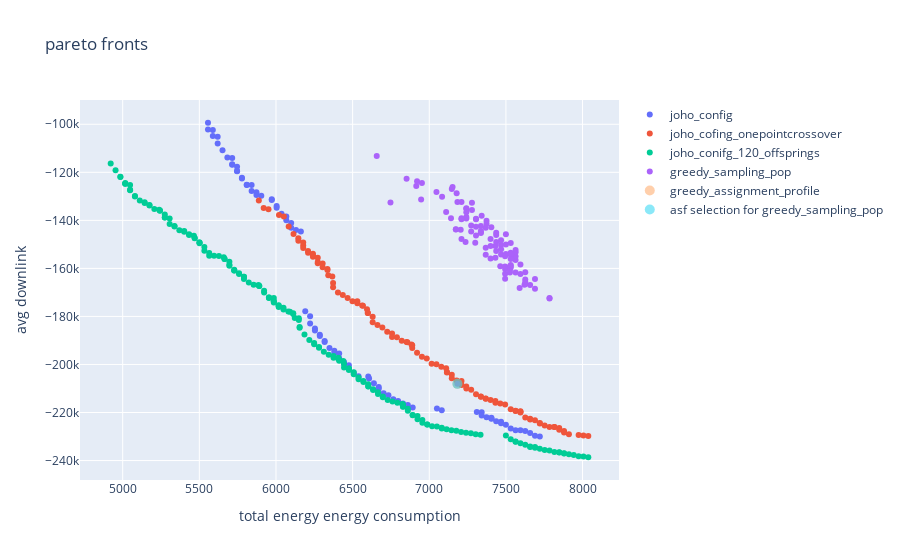
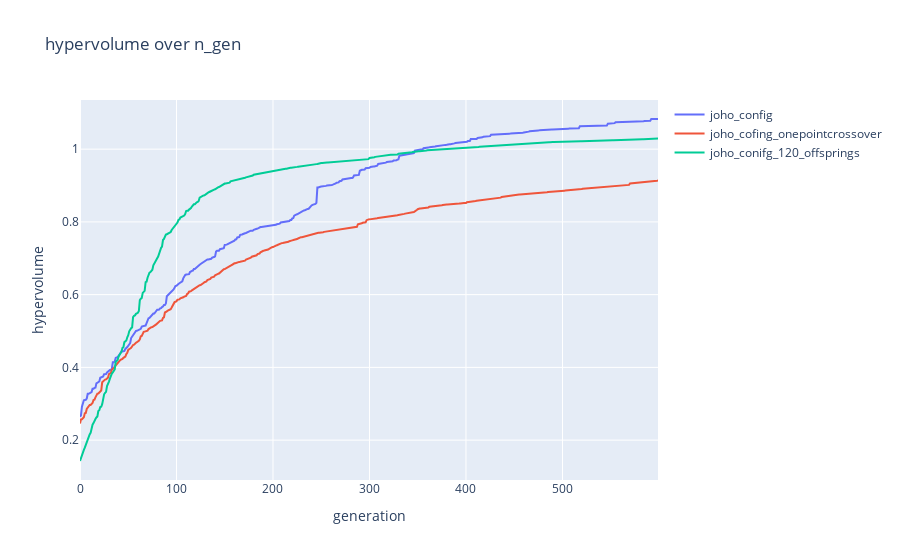

Write notebook code for charts like these, in order.
### Code cell
fig1 = go.Figure()
fig1.update_layout(
    title=f"pareto fronts",
    xaxis_title="total energy energy consumption",
    yaxis_title="avg downlink")

##### add paretofronts of all runs
for index, pareto_front in enumerate(pareto_fronts):
    fig1.add_trace(
        go.Scatter(
            x=np.array(pareto_front)[:,0],
            y=np.array(pareto_front)[:,1],
            mode='markers',
            name=config_names[index],
            )
        )

##### add rssi sampling population
son = Son(adjacencies_file_name=f"./datastore/{network_name}/{network_name}_adjacencies.json", parameter_config_file_name=f"./datastore/{network_name}/{config_names[0]}/{config_names[0]}.json")
sampling_pop_objecitve_space = create_greedy_rssi_sampling_pop(results_object["optimization_objectives"], son)
fig1.add_trace(
     go.Scatter(
        x=sampling_pop_objecitve_space[:,0],
        y=sampling_pop_objecitve_space[:,1],
        mode='markers',
        name= "greedy_sampling_pop",
        )
    )
###### highlight greedy assignment activation profile
fig1.add_trace(
    go.Scatter(
        x=np.array(sampling_pop_objecitve_space[-1][0]),
        y=np.array(sampling_pop_objecitve_space[-1][1]),
        mode='markers',
        name= "greedy_assignment_profile",
        opacity= 0.5,
        marker=dict(size=10)
        )
    )
##### highlight asf selection from rssi_sampling
i = asf_select(sampling_pop_objecitve_space)
fig1.add_trace(
    go.Scatter(
        x=np.array(sampling_pop_objecitve_space[i][0]),
        y=np.array(sampling_pop_objecitve_space[i][1]),
        mode='markers',
        name= "asf selection for greedy_sampling_pop",
        opacity= 0.5,
        marker=dict(size=10)
        )
    )

fig2 = go.Figure()
fig2.update_layout(
    title="hypervolume over n_gen",
    xaxis_title="generation",
    yaxis_title="hypervolume")

for index, hyper_volume_history in enumerate(hyper_volume_histories):
    fig2.add_trace(
        go.Scatter(
            x=list(range(0, len(hyper_volume_history))),
            y=hyper_volume_history,
            mode='lines',
            name=config_names[index],
            ))


fig1.show()
fig2.show()
